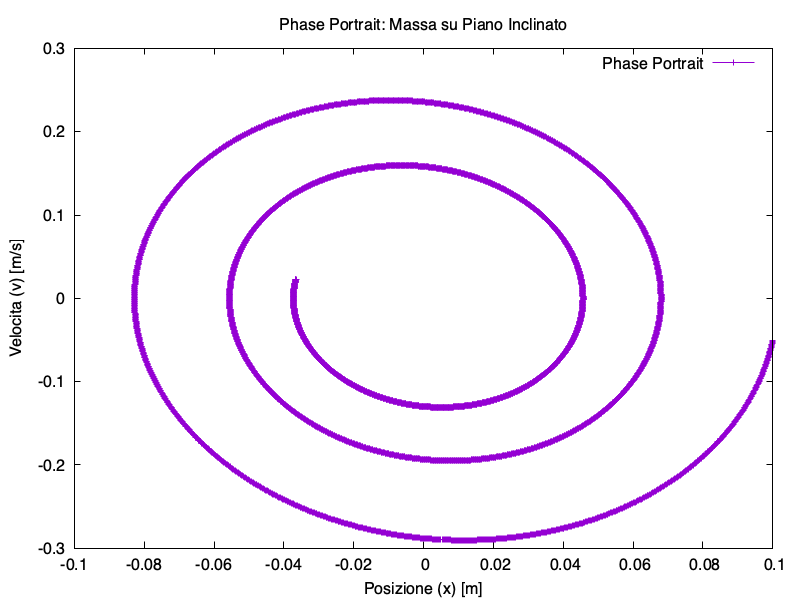

This chart was generated by the following gnuplot code:
set datafile separator ','
set terminal pngcairo size 800,600
set output 'phase_portrait.png'
set title 'Phase Portrait: Massa su Piano Inclinato'
set xlabel 'Posizione (x) [m]'
set ylabel 'Velocita (v) [m/s]'
plot 'simulation1.csv' using 2:3 title 'Phase Portrait' with linespoints
